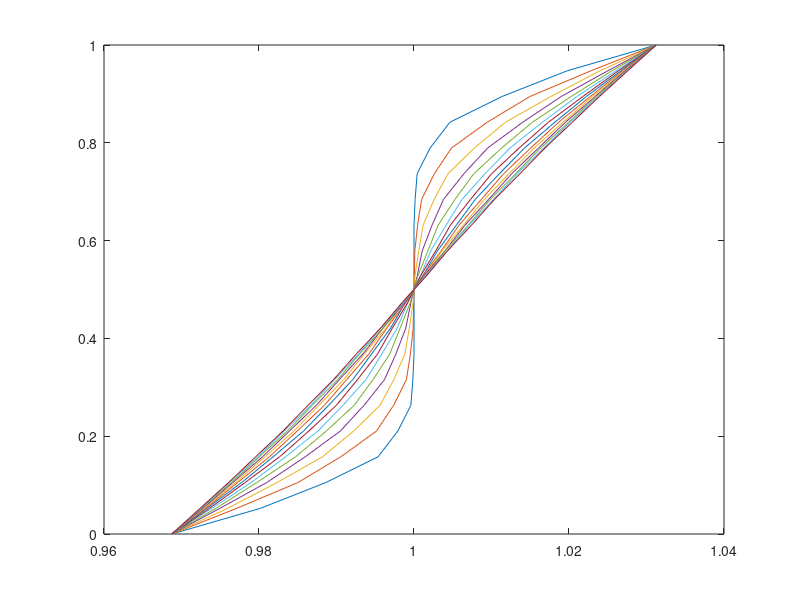

Source code (MATLAB):
%DuFort-Frankel scheme for 1d heat conduction
clear;clc;
L=1;
k=1;
nx=20;
xi=0;xo=L;
x=linspace(xi,xo,nx);
dx=x(nx)-x(nx-1);
dt=1e-3;
t=0.0;
gamma=k*dt/(dx*dx);
epsilon=3.125e-2;
%*************************************************************************%
%initial condition
%*************************************************************************%
u=zeros(nx,1);
for j=1:nx
    u0(j)=1.0;
end
u0(1)=1-epsilon;
u0(nx)=1+epsilon;
%*************************************************************************%
%get the computational initial condition
%*************************************************************************%
for j=2:nx-1
    u1(j)=u0(j)+gamma*(u0(j-1)-2.0*u0(j)+u0(j+1));
end
u1(1)=1-epsilon;
u1(nx)=1+epsilon;

for n=1:70
    n
u2(1)=1-epsilon;
u2(nx)=1+epsilon;
   
    t=t+dt;
    
    %DuFort-Frankel
    for j=2:nx-1
        u2(j)=(1.0/(1+2.0*gamma))*(u0(j)+2.0*gamma*(u1(j-1)-u0(j)+u1(j+1)));
    end
    
%*************************************************************************%
%update
%*************************************************************************%
u0temp=u0; u1temp=u1;
u1=u2; u0=u1temp;

if (rem(n,5)==0)
    plot(u2(1,:),x(1,:)); hold on
end
end
%*************************************************************************%
